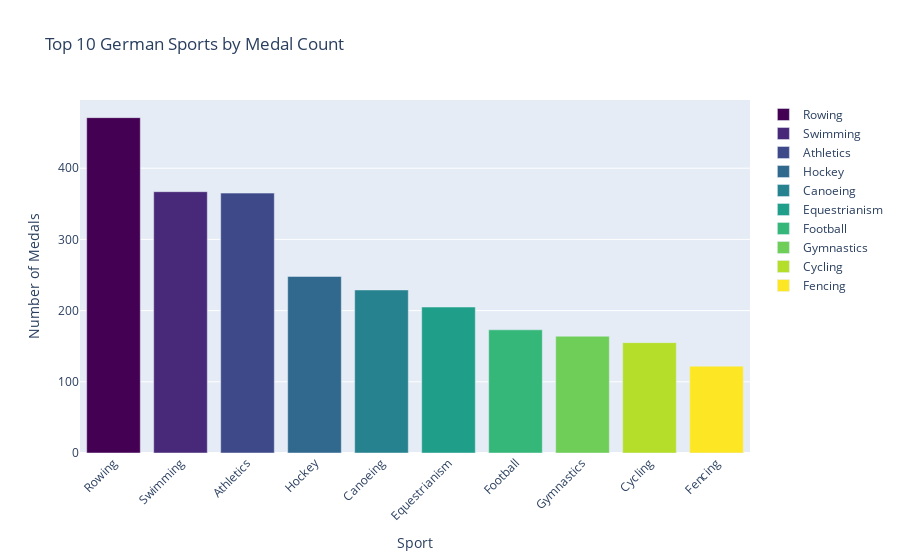

This figure's notebook cell:
### Markdown cell above
### De sporter tyskland fått mest medaljer i

### Code cell
fig, top_sports = Functions.top_german_sports(germany_all, top_n = 10)
fig.show()

### Figure 1 — Plotly figure (JSON) as saved in the notebook; plotly's stock layout.template omitted (floating-point values rounded to 4 significant figures)
{"data": [{"hovertemplate": "Sport=%{x}<br>Medal=%{y}<extra></extra>", "legendgroup": "Rowing", "marker": {"color": "#440154", "pattern": {"shape": ""}}, "name": "Rowing", "orientation": "v", "showlegend": true, "textposition": "auto", "type": "bar", "x": ["Rowing"], "xaxis": "x", "y": [471], "yaxis": "y"}, {"hovertemplate": "Sport=%{x}<br>Medal=%{y}<extra></extra>", "legendgroup": "Swimming", "marker": {"color": "#482878", "pattern": {"shape": ""}}, "name": "Swimming", "orientation": "v", "showlegend": true, "textposition": "auto", "type": "bar", "x": ["Swimming"], "xaxis": "x", "y": [367], "yaxis": "y"}, {"hovertemplate": "Sport=%{x}<br>Medal=%{y}<extra></extra>", "legendgroup": "Athletics", "marker": {"color": "#3e4989", "pattern": {"shape": ""}}, "name": "Athletics", "orientation": "v", "showlegend": true, "textposition": "auto", "type": "bar", "x": ["Athletics"], "xaxis": "x", "y": [365], "yaxis": "y"}, {"hovertemplate": "Sport=%{x}<br>Medal=%{y}<extra></extra>", "legendgroup": "Hockey", "marker": {"color": "#31688e", "pattern": {"shape": ""}}, "name": "Hockey", "orientation": "v", "showlegend": true, "textposition": "auto", "type": "bar", "x": ["Hockey"], "xaxis": "x", "y": [248], "yaxis": "y"}, {"hovertemplate": "Sport=%{x}<br>Medal=%{y}<extra></extra>", "legendgroup": "Canoeing", "marker": {"color": "#26828e", "pattern": {"shape": ""}}, "name": "Canoeing", "orientation": "v", "showlegend": true, "textposition": "auto", "type": "bar", "x": ["Canoeing"], "xaxis": "x", "y": [229], "yaxis": "y"}, {"hovertemplate": "Sport=%{x}<br>Medal=%{y}<extra></extra>", "legendgroup": "Equestrianism", "marker": {"color": "#1f9e89", "pattern": {"shape": ""}}, "name": "Equestrianism", "orientation": "v", "showlegend": true, "textposition": "auto", "type": "bar", "x": ["Equestrianism"], "xaxis": "x", "y": [205], "yaxis": "y"}, {"hovertemplate": "Sport=%{x}<br>Medal=%{y}<extra></extra>", "legendgroup": "Football", "marker": {"color": "#35b779", "pattern": {"shape": ""}}, "name": "Football", "orientation": "v", "showlegend": true, "textposition": "auto", "type": "bar", "x": ["Football"], "xaxis": "x", "y": [173], "yaxis": "y"}, {"hovertemplate": "Sport=%{x}<br>Medal=%{y}<extra></extra>", "legendgroup": "Gymnastics", "marker": {"color": "#6ece58", "pattern": {"shape": ""}}, "name": "Gymnastics", "orientation": "v", "showlegend": true, "textposition": "auto", "type": "bar", "x": ["Gymnastics"], "xaxis": "x", "y": [164], "yaxis": "y"}, {"hovertemplate": "Sport=%{x}<br>Medal=%{y}<extra></extra>", "legendgroup": "Cycling", "marker": {"color": "#b5de2b", "pattern": {"shape": ""}}, "name": "Cycling", "orientation": "v", "showlegend": true, "textposition": "auto", "type": "bar", "x": ["Cycling"], "xaxis": "x", "y": [155], "yaxis": "y"}, {"hovertemplate": "Sport=%{x}<br>Medal=%{y}<extra></extra>", "legendgroup": "Fencing", "marker": {"color": "#fde725", "pattern": {"shape": ""}}, "name": "Fencing", "orientation": "v", "showlegend": true, "textposition": "auto", "type": "bar", "x": ["Fencing"], "xaxis": "x", "y": [122], "yaxis": "y"}], "layout": {"barmode": "relative", "legend": {"title": {"text": ""}, "tracegroupgap": 0}, "title": {"text": "Top 10 German Sports by Medal Count"}, "xaxis": {"anchor": "y", "categoryarray": ["Rowing", "Swimming", "Athletics", "Hockey", "Canoeing", "Equestrianism", "Football", "Gymnastics", "Cycling", "Fencing"], "categoryorder": "array", "domain": [0, 1], "tickangle": -45, "title": {"text": "Sport"}}, "yaxis": {"anchor": "x", "domain": [0, 1], "title": {"text": "Number of Medals"}}}}
